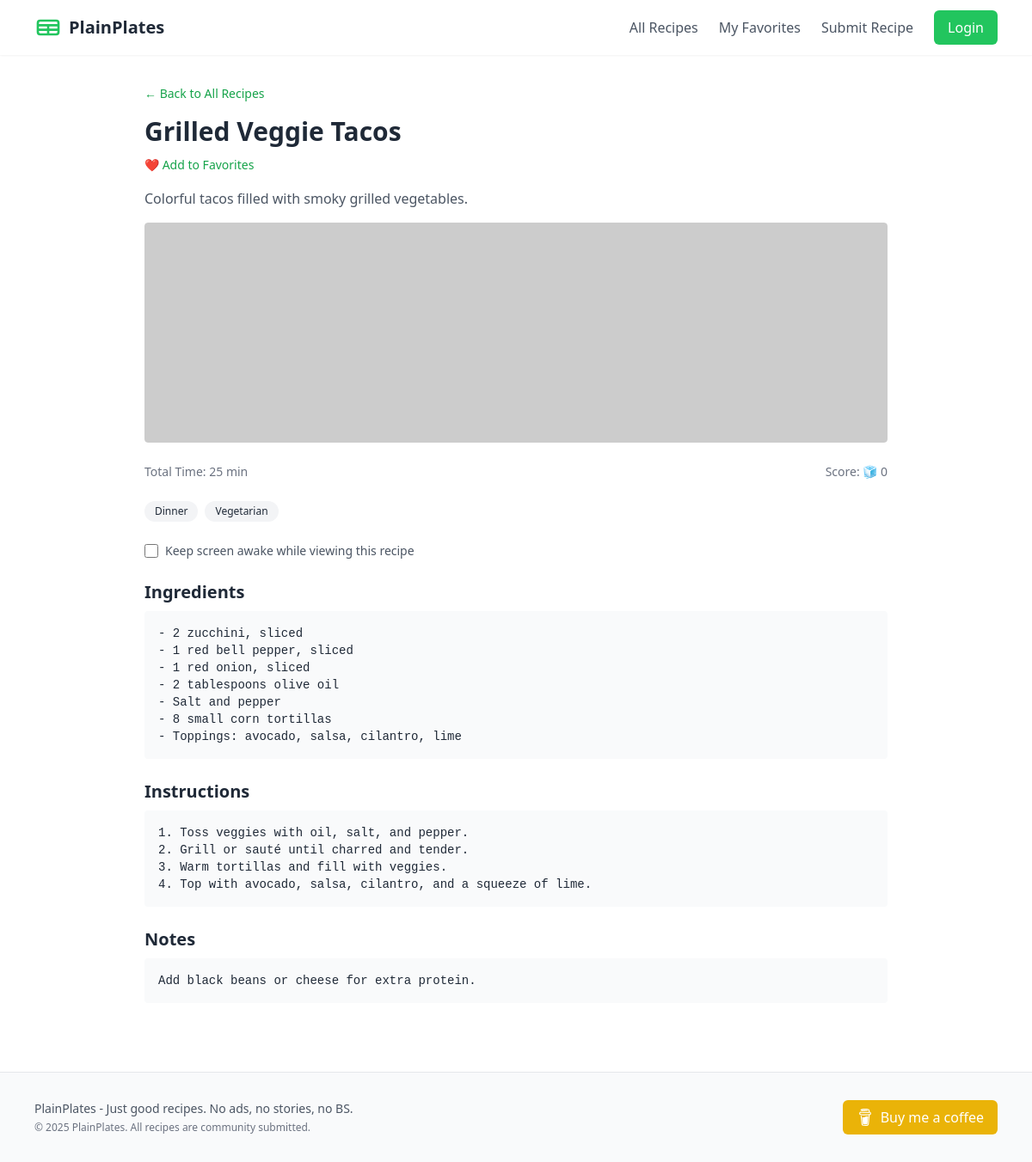
The app's page /recipes/grilled-veggie-tacos, older data.
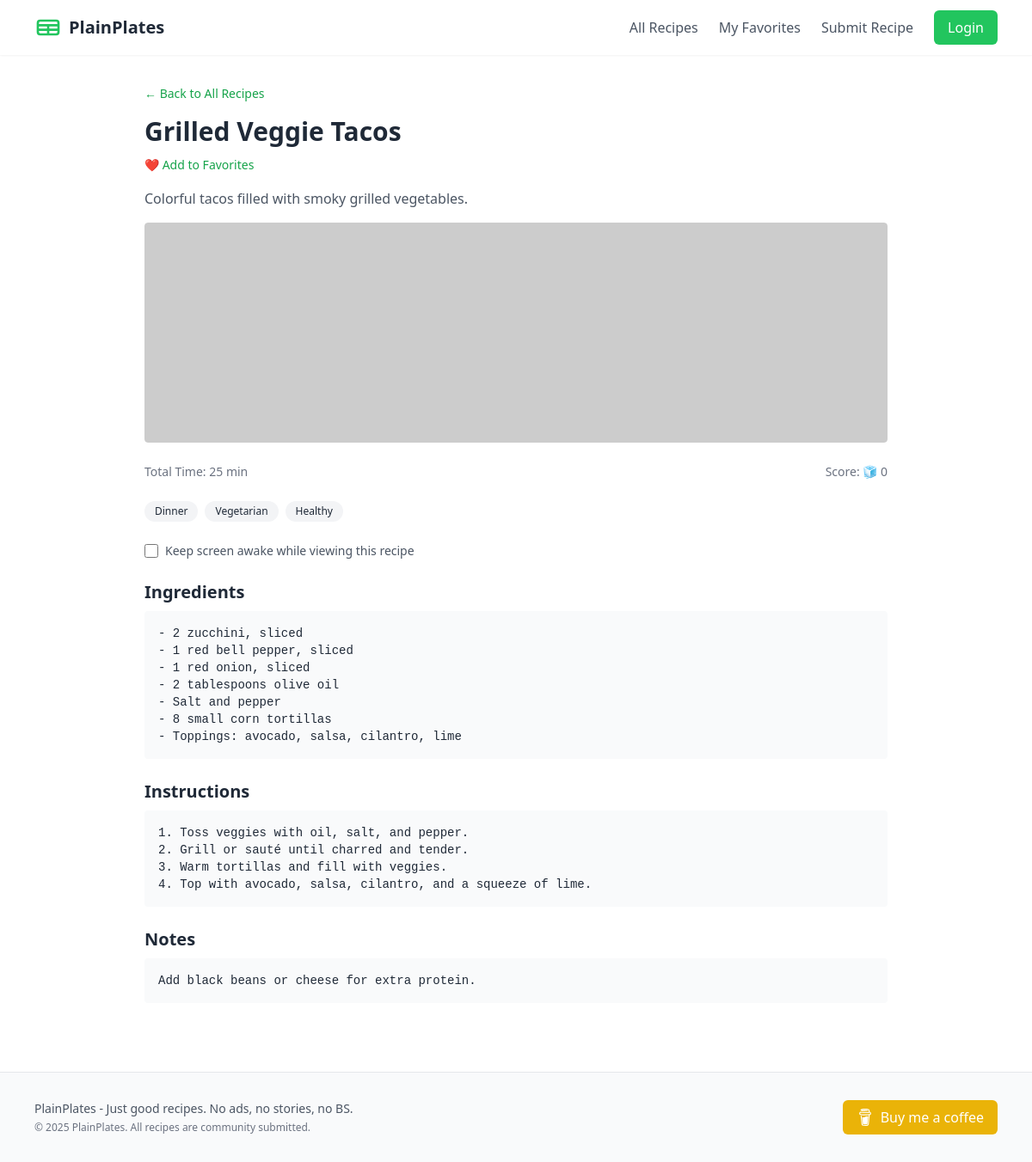
The same page, newer data.
### tables this page shows
CREATE TABLE categories (
    id INTEGER PRIMARY KEY AUTOINCREMENT,
    name TEXT NOT NULL,
    slug TEXT UNIQUE NOT NULL,
    description TEXT
);

### main.py (the view)
@app.get("/recipes/{slug}", response_class=HTMLResponse)
def recipe_detail(slug: str, request: Request):
    conn = sqlite3.connect(DB_PATH)
    conn.row_factory = sqlite3.Row
    cursor = conn.cursor()
    cursor.execute('''
        SELECT recipes.id, title, slug, description, ingredients, instructions, notes,
               prep_time, cook_time, COALESCE(SUM(recipe_votes.value), 0) as score
        FROM recipes
        LEFT JOIN recipe_votes ON recipes.id = recipe_votes.recipe_id
        WHERE slug = ?
        GROUP BY recipes.id
    ''', (slug,))
    row = cursor.fetchone()
    if not row:
        conn.close()
        return templates.TemplateResponse("404.html", {"request": request}, status_code=404)
    recipe = dict(row)
    cursor.execute('''
        SELECT name FROM recipe_categories
        JOIN categories ON recipe_categories.category_id = categories.id
        WHERE recipe_categories.recipe_id = ?
    ''', (row["id"],))
    recipe["tags"] = [cat["name"] for cat in cursor.fetchall()]
    user = request.session.get("user")
    is_favorited = False
    if user:
        cursor.execute("""
            SELECT 1 FROM user_favorites
            WHERE user_id = ? AND recipe_id = ?
        """, (user["id"], recipe["id"]))
        is_favorited = cursor.fetchone() is not None
    conn.close()
    return templates.TemplateResponse("recipe_detail.html", {
        "request": request,
        "recipe": recipe,
        "is_favorited": is_favorited
    })

### templates/recipe_detail.html (shortened to what this page needs)
{% extends "base.html" %}
{% block content %}
<section class="max-w-4xl mx-auto px-4 py-8">
    <a href="/recipes"
        class="text-sm text-primary-600 hover:underline inline-block mb-4 -mt-5">
        ← Back to All Recipes
    </a>
    <h1 class="text-3xl font-bold mb-2">{{ recipe.title }}</h1>
    <form method="post" action="/favorites/{{ recipe.id }}" class="mb-4">
        <button type="submit"
            class="text-sm text-primary-600 hover:underline">
            {% if is_favorited %}
                💔 Remove from Favorites
            {% else %}
                ❤️ Add to Favorites
            {% endif %}
        </button>
    </form>
    <p class="text-gray-600 mb-4">{{ recipe.description }}</p>
    <div class="mb-6 rounded overflow-hidden">
        <img src="/static/images/recipes{{ recipe.slug }}.jpg"
            onerror="this.onerror=null;this.src='https://placehold.co/400x200?text=Image Coming Soon'; this.classList.add('h-16');"
            alt="{{ recipe.title }}"
            class="w-full h-64 object-cover rounded">
    </div>
    <div class="flex items-center justify-between text-sm text-gray-500 mb-6">
        <span>Total Time: {{ recipe.prep_time + recipe.cook_time }} min</span>
        <span>Score: {% if recipe.score > 0 %}🔥{% else %}🧊{% endif %} {{ recipe.score }}</span>
    </div>
    {% if recipe.tags %}
    <div class="flex flex-wrap gap-2 mb-6">
        {% for tag in recipe.tags %}
        <span class="bg-gray-100 text-gray-800 px-3 py-1 rounded-full text-xs">{{ tag }}</span>
        {% endfor %}
    </div>
    {% endif %}
    <div class="flex items-center gap-2 mb-6">
        <input type="checkbox" id="keep-awake" class="w-4 h-4">
        <label for="keep-awake" class="text-sm text-gray-600">
        Keep screen awake while viewing this recipe
        </label>
    </div>
    <h2 class="text-xl font-semibold mb-2">Ingredients</h2>
    <pre class="bg-gray-50 p-4 rounded text-sm whitespace-pre-wrap mb-6">{{ recipe.ingredients }}</pre>
    <h2 class="text-xl font-semibold mb-2">Instructions</h2>
    <pre class="bg-gray-50 p-4 rounded text-sm whitespace-pre-wrap mb-6">{{ recipe.instructions }}</pre>
    {% if recipe.notes %}
    <h2 class="text-xl font-semibold mb-2">Notes</h2>
    <pre class="bg-gray-50 p-4 rounded text-sm whitespace-pre-wrap">{{ recipe.notes }}</pre>
    {% endif %}
</section>
{% endblock %}

Row changes from the older to the newer data that the page shows:
added categories: name "Healthy"
